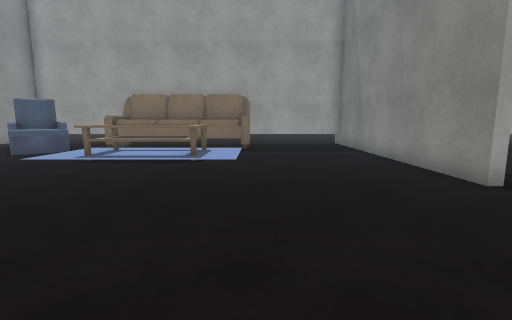
View 1 (above)

22 first-person views from a walk through a scene from a Unity 3-D project. The camera is 1.2 m above the floor, tilts 8° down and sees 85° across. The floor is counted in squares, 1 m on a side. Each view is taken from the middle of a square. On the plan, view 1 faces up. The plan holds only what a view shows up to about 13 squares ahead; the rest is blank. The place goes on beyond the plan. The player character is not drawn. Door leaves are left out, so doorways stand open. Surface patterns are stand-ins for the level's own textures.

View 2
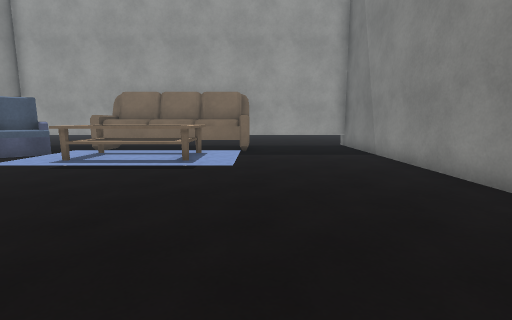

View 3
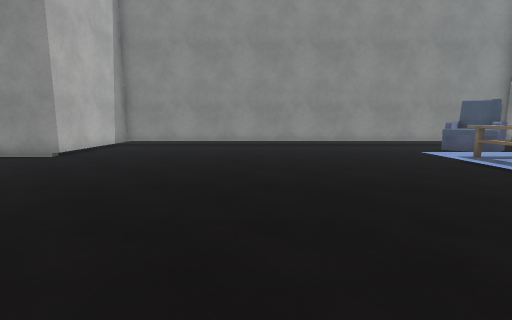

View 4
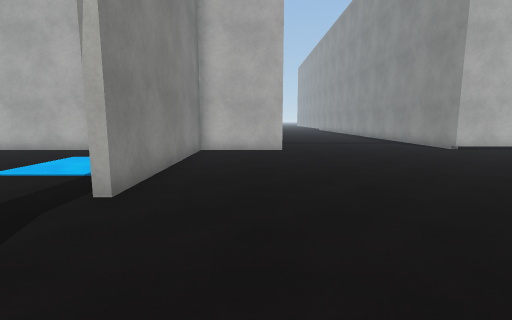

View 5
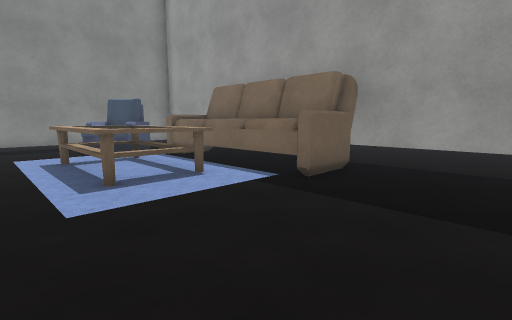

View 6
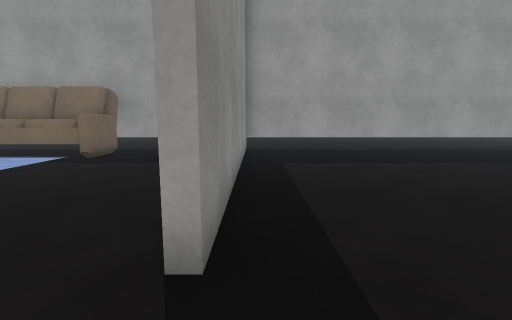

View 7
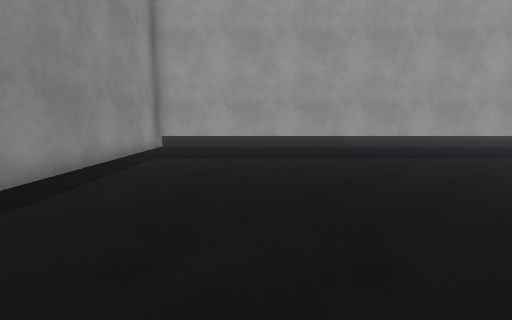

View 8
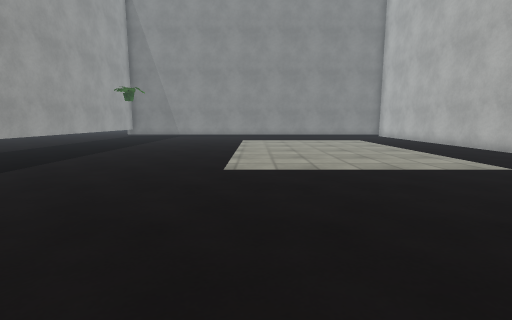

View 9
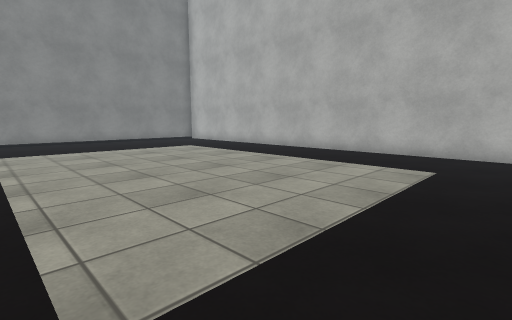

View 10
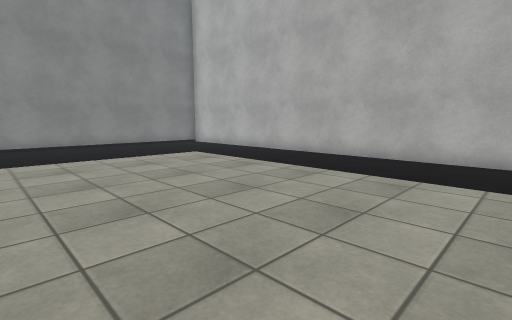

View 11
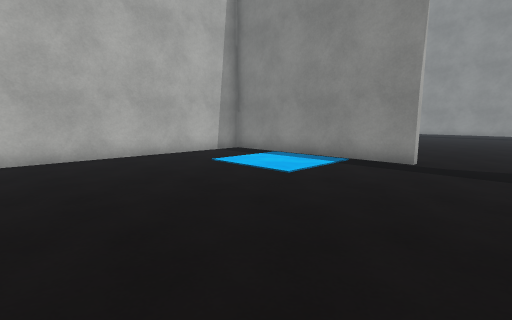

View 12
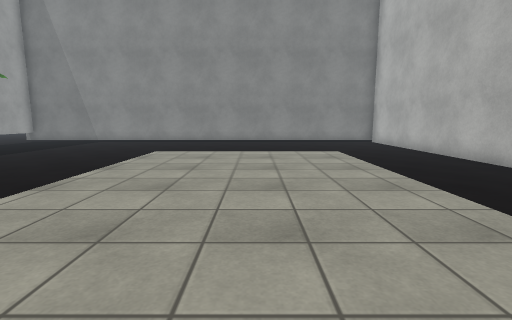

View 13
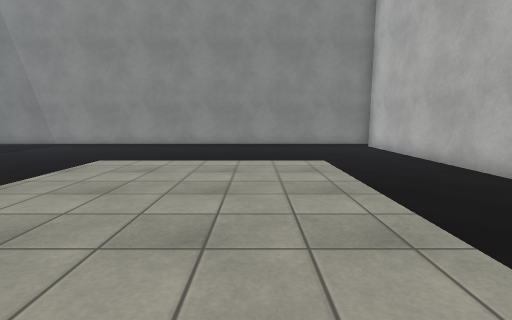

View 14
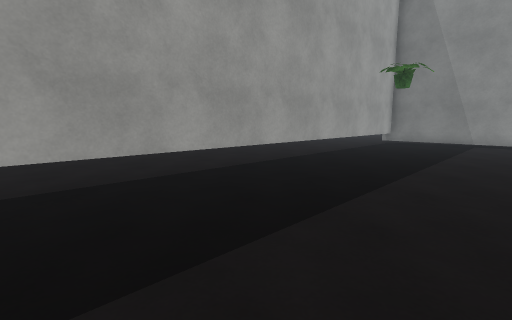

View 15
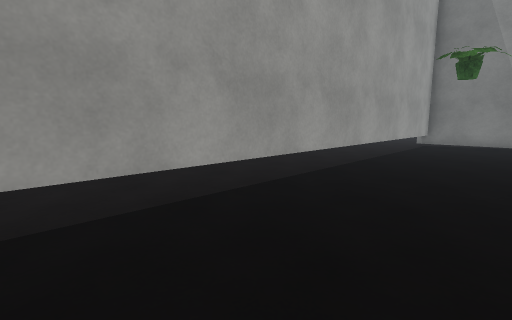

View 16
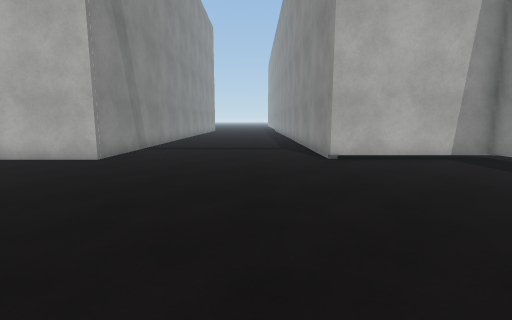

View 17
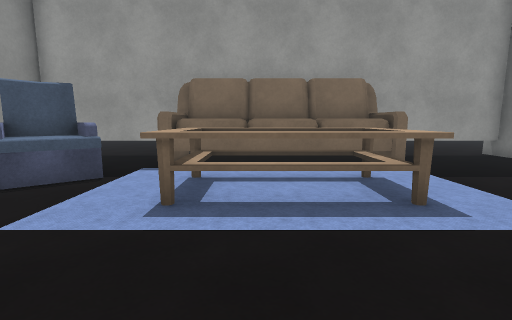

View 18
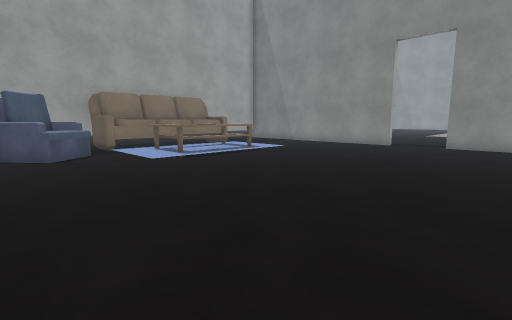

View 19
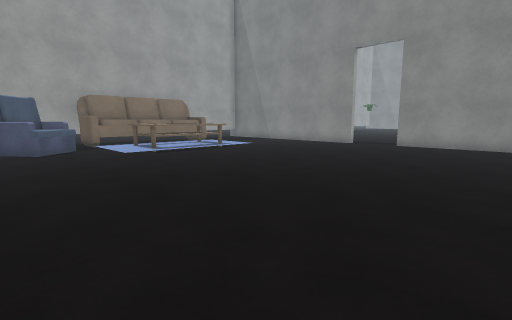

View 20
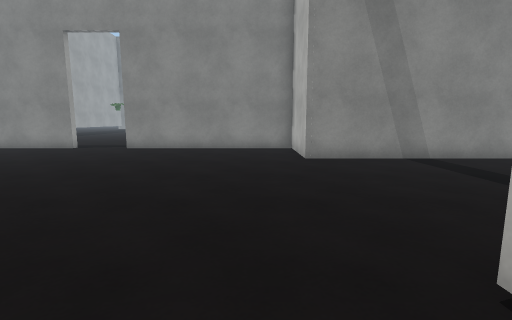

View 21
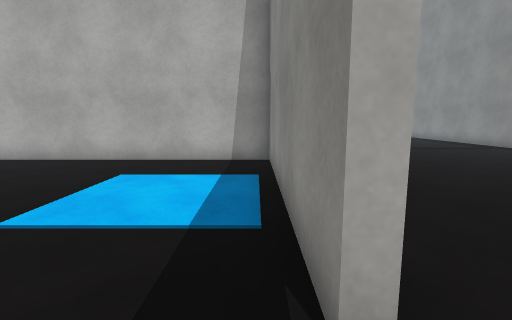

View 22
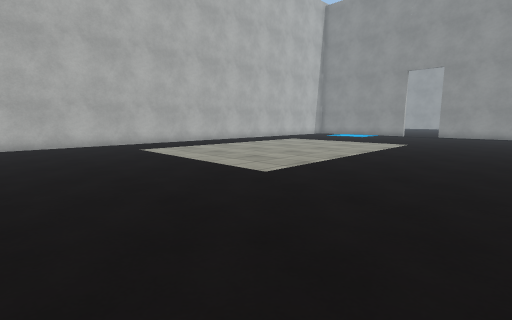

### Floor plan
Key: @ floor where view 1 was taken; # wall or solid block; . floor; D open door; A armchair; R rug; T thing the floor can be seen under or through; O other object.
Columns run from 10 left of view 1 to 28 right of it. Each row starts with its distance up from view 1.
 18 ..      ...... ..      ..........
 17 ..      .........      ..............
 16 ... .    .............................
 15 TTTTT    TTTTTT#######TTTTTTTTTTTTTT###
 14  .. OOOOOOO...#........................
 13  ...OOOOOOO...#........................
 12   A.OOOOOOO...#........................
 11 AAAA.    .....#........................
 10 .AA..RRRR.....#........................
  9 .....RRRR.....#........................
  8 .....RRRR.....#........................
  7 ..............#........................
  6 ..............#........................
  5 ..............D........................
  4 ..............D........................
  3 ..............D........................
  2 ..............#........................
  1 ..............#........................
  0 ..........@...#.  .....................
 -1 ..............#.  .....................
 -2 ..............#........................
 -3 ..............#........................
 -4 ..............#........................
 -5 #####......############################
 -6 ....#......#
 -7     #......#
 -8     #......#
 -9     #......#

Where each view was taken, in squares from view 1:
view 1: 0 up, 0 right, facing up
view 2: 1 up, 0 right, facing up
view 3: 2 up, 3 right, facing left
view 4: 7 up, 2 right, facing down
view 5: 7 up, 3 right, facing up-left
view 6: 3 up, 5 right, facing up
view 7: 2 up, 9 right, facing up
view 8: 5 up, 7 right, facing right
view 9: 6 up, 12 right, facing down-right
view 10: 5 up, 14 right, facing down-right
view 11: 5 up, 13 right, facing down-left
view 12: 2 up, 13 right, facing right
view 13: 1 up, 15 right, facing right
view 14: 9 up, 13 right, facing up-right
view 15: 11 up, 14 right, facing up-right
view 16: 4 up, 4 left, facing down
view 17: 5 up, 4 left, facing up
view 18: 0 up, 10 left, facing up-right
view 19: 2 down, 10 left, facing up-right
view 20: 3 down, 8 left, facing right
view 21: 4 up, 5 right, facing down
view 22: 10 up, 28 right, facing down-left
